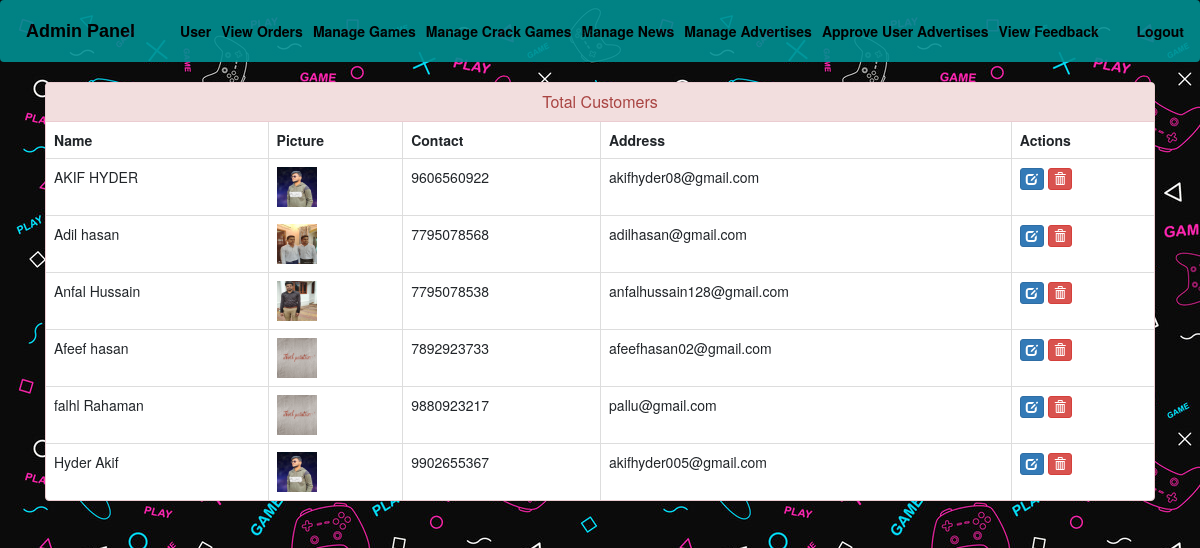
/view-customer (signed in), run on the app's committed database.
### ecom/models.py (models this page shows, shortened)
class Customer(models.Model):
    user = models.OneToOneField(User, on_delete=models.CASCADE)
    profile_pic = models.ImageField(upload_to='profile_pic/CustomerProfilePic/', null=True, blank=True)
    address = models.CharField(max_length=500)
    mobile = models.CharField(max_length=10, null=False)
    reset_password_token = models.CharField(max_length=255, blank=True)
    @property
    def get_name(self):
        return self.user.first_name + " " + self.user.last_name

### ecom/views.py (the view)
# urls.py: path('view-customer', views.view_customer_view,name='view-customer'),
@login_required(login_url='adminlogin')
def view_customer_view(request):
    customers=models.Customer.objects.all()
    return render(request,'ecom/view_customer.html',{'customers':customers})

### templates/ecom/view_customer.html (shortened to what this page needs)
{% extends 'ecom/admin_base.html' %}
{% load static %}
{% block content %}
<head>
  <body style="background-image:url('static/img/a.jpg')">
  <link href="//netdna.bootstrapcdn.com/bootstrap/3.0.0/css/bootstrap.min.css" rel="stylesheet" id="bootstrap-css">
</head>
<div class="container">
  <div class="panel panel-danger">
    <div class="panel-heading">
      <h6 class="panel-title">Total Customers</h6>
    </div>
    <table class="table table-hover table-bordered" id="dev-table">
      <thead>
        <tr>
          <th>Name</th>
          <th>Picture</th>
          <th>Contact</th>
          <th>Address</th>
          <th>Actions</th>
        </tr>
      </thead>
      {% for c in customers %}
      <tr>
        <td> {{c.get_name}}</td>
        <td> <img src="{% static c.profile_pic.url %}" alt="Profile Pic" height="40px" width="40px" /></td>
        <td>{{c.mobile}}</td>
        <td>{{c.address}}</td>
        <td><a class="btn btn-primary btn-xs" href="{% url 'update-customer' c.id  %}"><span class="glyphicon glyphicon-edit"></span></a>
        <a class="btn btn-danger btn-xs" href="{% url 'delete-customer' c.id  %}"><span class="glyphicon glyphicon-trash"></span></a></td>
      </tr>
      {% endfor %}
    </table>
  </div>
</div>
{% endblock content %}

### templates/ecom/view_customer.html (style rules this page uses)
a:link { text-decoration: none; }
h6 { text-align: center; }

### data on the page
Customer: get_name "AKIF HYDER", profile_pic (picture), mobile "9606560922", address "akifhyder08@gmail.com"
Customer: get_name "Adil hasan", profile_pic (picture), mobile "7795078568", address "adilhasan@gmail.com"
Customer: get_name "Anfal Hussain", profile_pic (picture), mobile "7795078538", address "anfalhussain128@gmail.com"
Customer: get_name "Afeef hasan", profile_pic (picture), mobile "7892923733", address "afeefhasan02@gmail.com"
Customer: get_name "falhl Rahaman", profile_pic (picture), mobile "9880923217", address "pallu@gmail.com"
Customer: get_name "Hyder Akif", profile_pic (picture), mobile "9902655367", address "akifhyder005@gmail.com"
